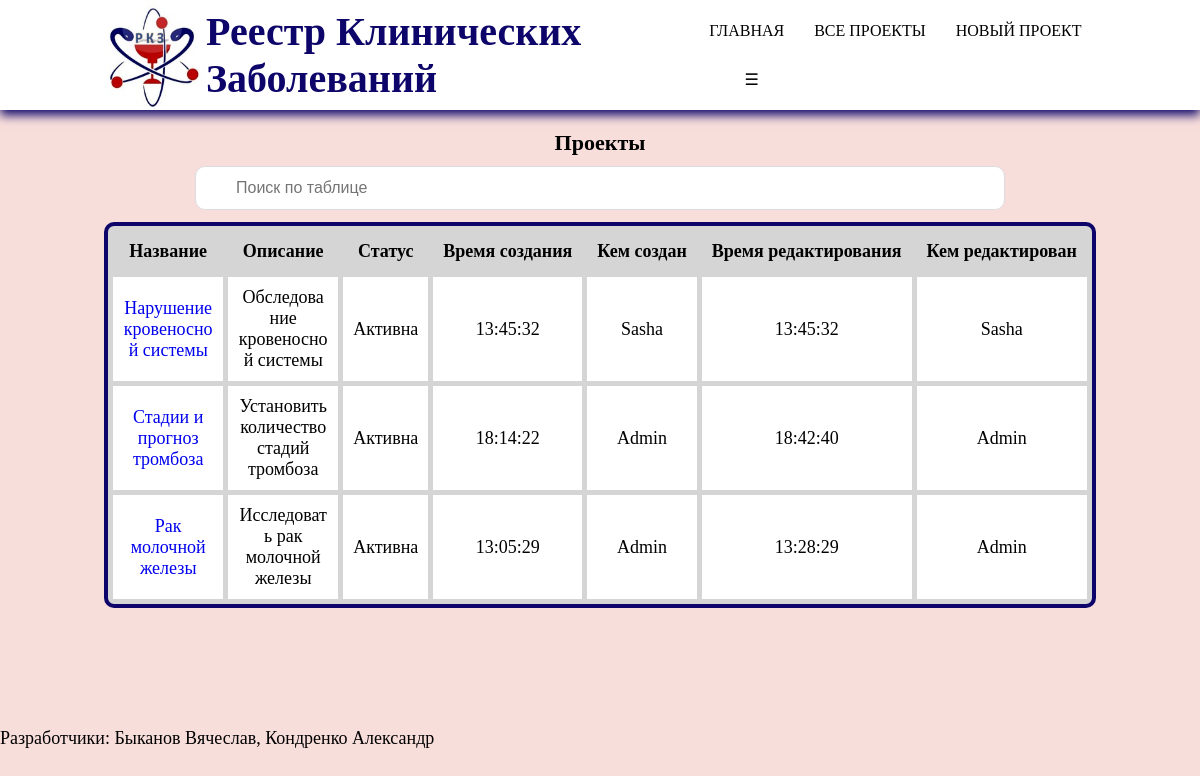
/my-project (signed in), run on the app's committed database.
### app.py (models this page shows, shortened)
class Account(db.Model):
    id = db.Column(db.Integer, primary_key=True)
    name = db.Column(db.String(300), nullable=False)
    email = db.Column(db.String(300), nullable=False)
    password = db.Column(db.String(300), nullable=False)
    role = db.Column(db.String(300), nullable=False)

### app.py (the view)
@app.route('/my-project')
@login_required
def my_project():
    cursor = sqlite3.connect('instance/vkr.db').cursor()
    cursor.execute("SELECT name FROM sqlite_master WHERE type = 'table'")
    projects = [item[0] for item in cursor.fetchall()]
    projects.pop(0)
    cursor.execute(f"SELECT name FROM account WHERE id = '{current_user.get_id()}'")
    result = cursor.fetchone()
    project_list = {}
    for i in range(len(projects)):
        cursor.execute(f"SELECT meaning FROM '{projects[i]}'")
        if current_user.get_role() == 'Админ':
            project_list[i] = [item[0] for item in cursor.fetchall()]
        elif cursor.fetchall()[6] == result:
            cursor.execute(f"SELECT meaning FROM '{projects[i]}'")
            project_list[i] = [item[0] for item in cursor.fetchall()]
    try:
        return render_template("my_project.html", project_list = project_list, role=current_user.get_role())
    except:
        return render_template("my_project.html", project_list = project_list)

### app.py (called while the page is built)
@login_manager.user_loader
def load_user(user_id):
    return UserLogin().fromDB(user_id)

    def fromDB(self, user_id):
        datebase = sqlite3.connect('instance/vkr.db')
        sql = datebase.cursor()
        sql.execute(f"SELECT * FROM account WHERE id='{user_id[0]}' LIMIT 1")
        res = sql.fetchone()
        if res is not None:
            self.__user = res
        else:
            print("Пользователь не найден")
        return self

    def get_id(self):
        return str(self.__user[0])

    def get_role(self):
        return str(self.__user[4])

### templates/my_project.html (shortened to what this page needs)
{% extends 'base.html' %}
{% block body %}
<div class="container mt-5">
    <h1>Проекты</h1>
    <input style="width: 67.5%" type="text" id="myInput" onkeyup="myFunction()" placeholder="Поиск по таблице">
    <table class="table_blur" id="myTable">
        <tr>
            <th><a>Название</a></th>
            <th><a>Описание</a></th>
            <th><a>Статус</a></th>
            <th><a>Время создания</a></th>
            <th><a>Кем создан</a></th>
            <th><a>Время редактирования</a></th>
            <th><a>Кем редактирован</a></th>
        </tr>
        {% for key, value in project_list.items() %}
            <tr>
                <td style="max-width: 110px; word-wrap: break-word;"><a href="/project/view/{{ value[0] }}">{{ value[0] }}</a></td>
                <td style="max-width: 110px; word-wrap: break-word;"><a>{{ value[1] }}</a></td>
                <td ><a>{{ value[2] }}</a></td>
                <td><a>{{ value[3] }}</a></td>
                <td><a>{{ value[4] }}</a></td>
                <td><a>{{ value[5] }}</a></td>
                <td><a>{{ value[6] }}</a></td>
            </tr>
        {% endfor %}
    </table>
</div>
{% endblock %}

### static/css/main.css (style rules this page uses)
* { padding: 0; margin: 0; box-sizing: border-box; font-family: 12px Arial, sans-serif; font-size: 18px; list-style: none; text-decoration: none; }
h1 { font-size: 22px; }
body { background-color: #f4c7c295; background-size: cover; overflow-y: overlay; background-position: center; }
table { margin: auto; text-align: center; border-collapse: separate; border-spacing: 5px; background: #d5d5d5; color: #000; border: 4px solid #0d0569; border-radius: 10px; }
th { font-size: 18px; padding: 10px; }
td { background: #ffffff; padding: 10px; }
input { background:#fff; padding: 10px; margin: 10px; border-radius: 10px; font-size: 16px; }
#myInput { background-image: url('/css/searchicon.png'); background-position: 10px 12px; background-repeat: no-repeat; width: 73%; font-size: 16px; padding: 12px 20px 12px 40px; border: 1px solid #ddd; margin-bottom: 12px; }

### data on the page
Account: value "Стадии и прогноз тромбоза", value "Установить количество стадий тромбоза", value "Активна", value "18:14:22", name "Admin", value "18:42:40", value "Рак молочной железы", value "Исследовать рак молочной железы", value "13:05:29", value "13:28:29"

### other printed values
{{ value[0] }} "Нарушение кровеносной системы"
{{ value[1] }} "Обследование кровеносной системы"
{{ value[2] }} "Активна"
{{ value[3] }} "13:45:32"
{{ value[4] }} "Sasha"
{{ value[5] }} "13:45:32"
{{ value[6] }} "Sasha"
